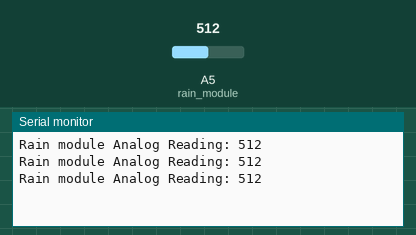
Simulated run of this sketch. Board: Arduino Uno, built with avr-gcc and run on an emulated ATmega328P. Parts: the last lines printed to the serial monitor. Inputs (shaded band) come from the test bench; at power-on: A5 (rain_module) = 512.

Above: at 1.3 s.
1.4 s: A5 (rain_module) set to 716
At 1.9 s:
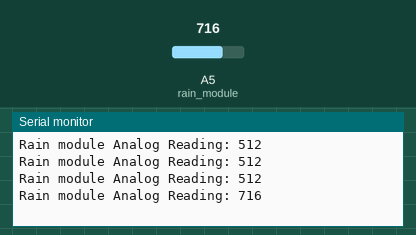
2.9 s: A5 (rain_module) set to 900
At 3.4 s:
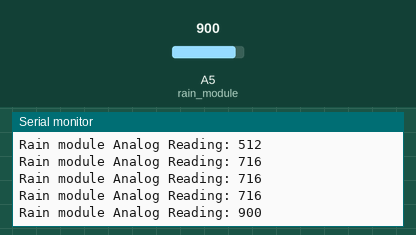
Timing chart, 0 to 5.9 s (numbered marks = the images above; inputs shaded):
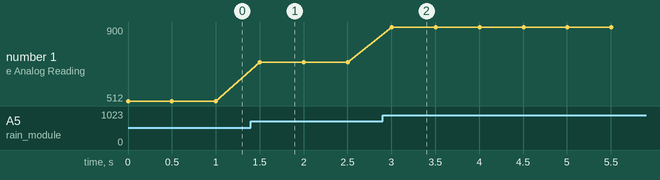

The sketch:

demo11_rainning_analog_reading.ino
```cpp
#define rain_module 5

void setup() {
	pinMode(rain_module, INPUT);
	Serial.begin(9600);
}

void loop() {
	Serial.print("Rain module Analog Reading: ");
	Serial.println(analogRead(rain_module));
	delay(500);
}
```

Measured:
- after the input at 1.4 s, the serial monitor: prints a new line after 0.10 s (image 1)
- after the input at 2.9 s, the serial monitor: prints a new line after 0.10 s (image 2)
- plotted number 1: 512 → 716 after the input at 1.4 s, 716 → 900 after the input at 2.9 s
